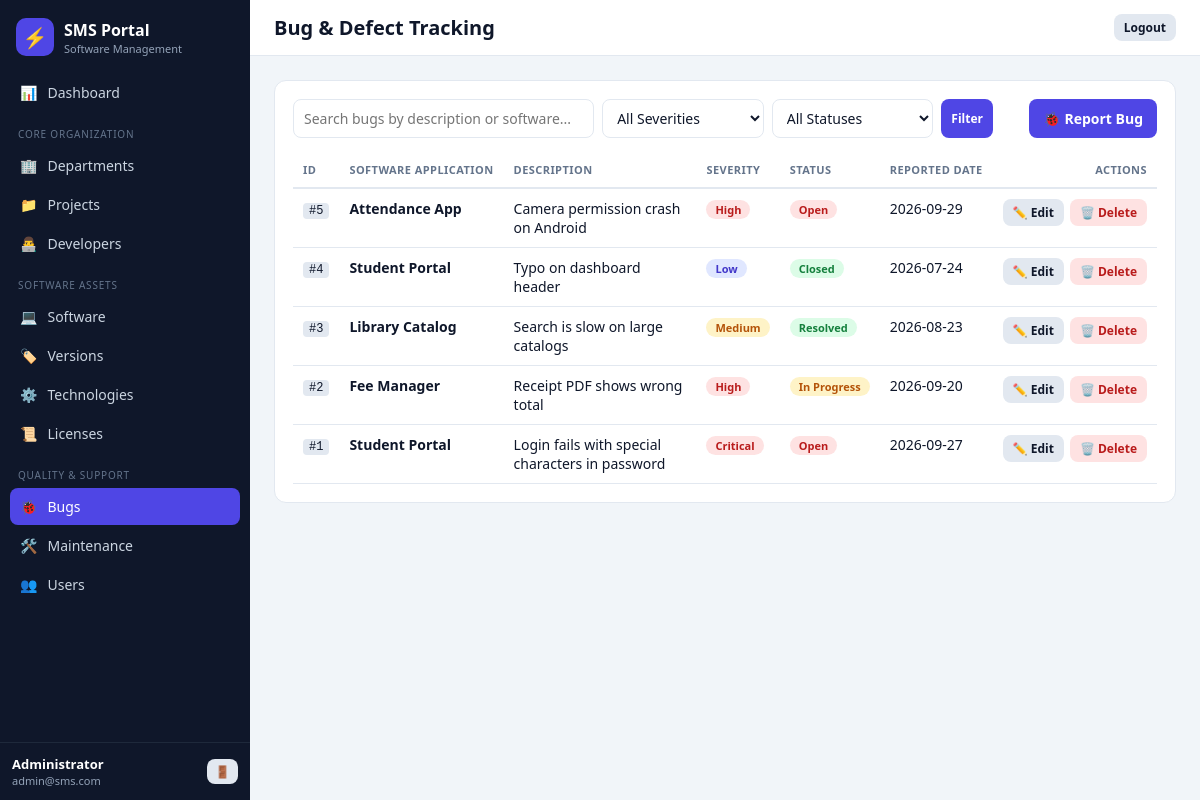
/bugs (signed in), run on the app's committed database.
### tables this page shows
CREATE TABLE BUG (
  Bug_ID INTEGER PRIMARY KEY AUTOINCREMENT,
  Software_ID INTEGER NOT NULL,
  Description TEXT NOT NULL,
  Severity TEXT NOT NULL CHECK (Severity IN ('Low','Medium','High','Critical')),
  Status TEXT NOT NULL CHECK (Status IN ('Open','In Progress','Resolved','Closed')),
  Reported_Date TEXT NOT NULL,
  FOREIGN KEY (Software_ID) REFERENCES SOFTWARE(Software_ID) ON DELETE CASCADE
);

CREATE TABLE SOFTWARE (
  Software_ID INTEGER PRIMARY KEY AUTOINCREMENT,
  Software_Name TEXT NOT NULL,
  Description TEXT,
  Status TEXT NOT NULL DEFAULT 'Active',
  Project_ID INTEGER NOT NULL,
  FOREIGN KEY (Project_ID) REFERENCES PROJECT(Project_ID) ON DELETE RESTRICT
);

### app.py (the view)
@app.route('/bugs')
def bugs():
    s, sev, st = search_arg(), request.args.get('severity', ''), request.args.get('status', '')
    conds, a = [], []
    if s:
        conds.append('(b.Description LIKE ? OR s.Software_Name LIKE ?)')
        a += [f'%{s}%'] * 2
    if sev:
        conds.append('b.Severity = ?')
        a.append(sev)
    if st:
        conds.append('b.Status = ?')
        a.append(st)
    w = (' WHERE ' + ' AND '.join(conds)) if conds else ''
    return render_template(
        'bugs.html', search=s, severity_filter=sev, status_filter=st, today_date=today(),
        software_list=software_list(),
        bugs=q('SELECT b.*, s.Software_Name FROM BUG b JOIN SOFTWARE s ON s.Software_ID = b.Software_ID'
               + w + ' ORDER BY b.Bug_ID DESC', a))

### app.py (called while the page is built)
def db():
    if 'db' not in g:
        g.db = sqlite3.connect(DB_PATH)
        g.db.row_factory = sqlite3.Row
        g.db.execute('PRAGMA foreign_keys = ON')
    return g.db

def q(sql, args=()):
    return [dict(r) for r in db().execute(sql, args).fetchall()]

def today():
    return date.today().isoformat()

@app.before_request
def guard():
    if request.endpoint in (None, 'static', 'login', 'register'):
        return
    if 'user_id' not in session:
        return redirect(url_for('login'))

@app.context_processor
def inject_user():
    return {'logged_user_name': session.get('user_name', ''),
            'logged_user_email': session.get('user_email', '')}

def search_arg():
    return request.args.get('search', '').strip()

def software_list():
    return q('SELECT Software_ID, Software_Name FROM SOFTWARE ORDER BY Software_Name')

### templates/bugs.html (shortened to what this page needs)
{% extends "base.html" %}
{% block page_heading %}Bug & Defect Tracking{% endblock %}
{% block content %}
<div class="card">
  <div class="toolbar-actions">
    <form action="{{ url_for('bugs') }}" method="GET" class="search-form" style="max-width: 700px;">
      <input type="text" name="search" class="form-control" placeholder="Search bugs by description or software..." value="{{ search }}" style="flex: 2;">
      <select name="severity" class="form-control" style="flex: 1;">
        <option value="">All Severities</option>
      </select>
      <select name="status" class="form-control" style="flex: 1;">
        <option value="">All Statuses</option>
      </select>
      <button type="submit" class="btn btn-primary btn-sm">Filter</button>
    </form>
    <button type="button" class="btn btn-primary" onclick="openModal('addBugModal')">
      🐞 Report Bug
    </button>
  </div>
  <div class="table-responsive">
    <table class="data-table">
      <thead>
        <tr>
          <th>ID</th>
          <th>Software Application</th>
          <th>Description</th>
          <th>Severity</th>
          <th>Status</th>
          <th>Reported Date</th>
          <th style="text-align: right;">Actions</th>
        </tr>
      </thead>
      <tbody>
        {% if bugs %}
          {% for b in bugs %}
            <tr>
              <td><code>#{{ b.Bug_ID }}</code></td>
              <td><strong>{{ b.Software_Name }}</strong></td>
              <td>{{ b.Description }}</td>
              <td>
                <span class="badge {% if b.Severity == 'Critical' %}badge-danger{% elif b.Severity == 'High' %}badge-danger{% elif b.Severity == 'Medium' %}badge-warning{% else %}badge-info{% endif %}">
                  {{ b.Severity }}
                </span>
              </td>
              <td>
                <span class="badge {% if b.Status == 'Closed' or b.Status == 'Resolved' %}badge-success{% elif b.Status == 'In Progress' %}badge-warning{% else %}badge-danger{% endif %}">
                  {{ b.Status }}
                </span>
              </td>
              <td style="white-space: nowrap;">{{ b.Reported_Date }}</td>
              <td style="text-align: right;">
                <div class="action-buttons" style="justify-content: flex-end;">
                  <button type="button" class="btn btn-secondary btn-sm"
                          onclick="populateEditBug({{ b.Bug_ID }}, {{ b.Software_ID }}, '{{ b.Description | replace('\'', '\\\'') }}', '{{ b.Severity }}', '{{ b.Status }}', '{{ b.Reported_Date }}')">
                    ✏️ Edit
                  </button>
                  <form action="{{ url_for('delete_bug', id=b.Bug_ID) }}" method="POST" style="display: inline;"
                        onsubmit="return confirmDelete('Bug', '#{{ b.Bug_ID }}');">
                    <button type="submit" class="btn btn-danger btn-sm">🗑️ Delete</button>
                  </form>
                </div>
              </td>
            </tr>
          {% endfor %}
        {% else %}
          <tr>
            <td colspan="7" class="empty-state">No bugs matching criteria found. Click "Report Bug" to log an issue.</td>
          </tr>
        {% endif %}
      </tbody>
    </table>
  </div>
</div>
{% endblock %}

### static/css/style.css (style rules this page uses)
:root { --primary:#4f46e5;--primary-d:#4338ca;--bg:#f1f5f9;--card:#fff;--text-main:#0f172a;--text-muted:#64748b;--border-color:#e2e8f0;--sidebar:#0f172a;--radius:12px;--radius-sm:8px }
* { box-sizing:border-box }
body { margin:0;font-family:system-ui,-apple-system,"Segoe UI",Roboto,sans-serif;font-size:14px;background:var(--bg);color:var(--text-main) }
code { background:#e2e8f0;padding:1px 6px;border-radius:4px;font-size:12px }
.card { background:var(--card);border:1px solid var(--border-color);border-radius:var(--radius);padding:18px;margin-bottom:18px }
.toolbar-actions { display:flex;justify-content:space-between;gap:12px;margin-bottom:14px;flex-wrap:wrap }
.search-form { display:flex;gap:8px;flex:1;max-width:520px }
.form-control { width:100%;padding:8px 10px;border:1px solid var(--border-color);border-radius:var(--radius-sm);font:inherit;background:#fff;color:var(--text-main) }
.btn { display:inline-flex;align-items:center;gap:6px;padding:8px 14px;border:0;border-radius:var(--radius-sm);font:inherit;font-weight:600;cursor:pointer;white-space:nowrap }
.btn-primary { background:var(--primary);color:#fff }
.btn-secondary { background:#e2e8f0;color:#0f172a }
.btn-danger { background:#fee2e2;color:#b91c1c }
.btn-sm { padding:5px 10px;font-size:12px }
.action-buttons { display:flex;gap:6px }
.table-responsive { overflow-x:auto }
.data-table { width:100%;border-collapse:collapse }
.data-table th { text-align:left;font-size:11px;text-transform:uppercase;letter-spacing:.04em;color:var(--text-muted);padding:10px;border-bottom:2px solid var(--border-color);white-space:nowrap }
.data-table td { padding:10px;border-bottom:1px solid var(--border-color);vertical-align:top }
.badge { display:inline-block;padding:2px 9px;border-radius:99px;font-size:11px;font-weight:600;white-space:nowrap }
.badge-success { background:#dcfce7;color:#15803d }
.badge-danger { background:#fee2e2;color:#b91c1c }
.badge-warning { background:#fef3c7;color:#b45309 }
.badge-info { background:#e0e7ff;color:#4338ca }

### data on the page
BUG: Bug_ID "5", Software_Name "Attendance App", Description "Camera permission crash on Android", Severity "High", Status "Open", Reported_Date "2026-09-29"
BUG: Bug_ID "4", Software_Name "Student Portal", Description "Typo on dashboard header", Severity "Low", Status "Closed", Reported_Date "2026-07-24"
BUG: Bug_ID "3", Software_Name "Library Catalog", Description "Search is slow on large catalogs", Severity "Medium", Status "Resolved", Reported_Date "2026-08-23"
BUG: Bug_ID "2", Software_Name "Fee Manager", Description "Receipt PDF shows wrong total", Severity "High", Status "In Progress", Reported_Date "2026-09-20"
BUG: Bug_ID "1", Software_Name "Student Portal", Description "Login fails with special characters in password", Severity "Critical", Status "Open", Reported_Date "2026-09-27"

### other printed values
{{ logged_user_name }} "Administrator"
{{ logged_user_email }} "admin@sms.com"
